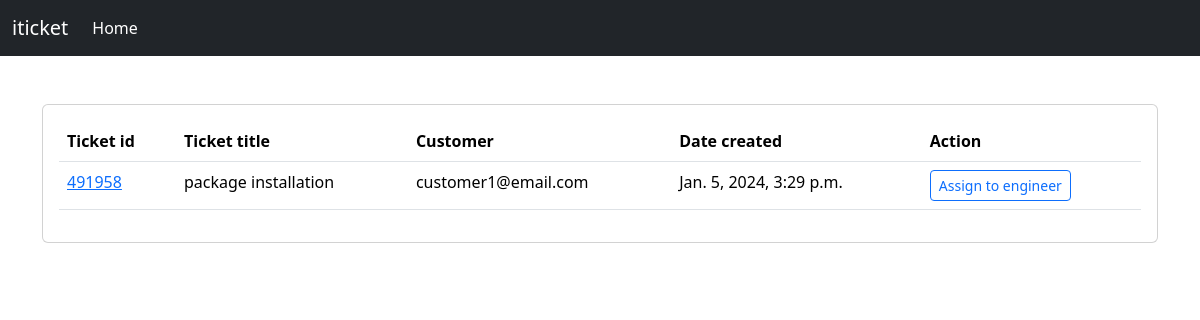
Page /ticket/ticket-queue/ on the earlier database version.
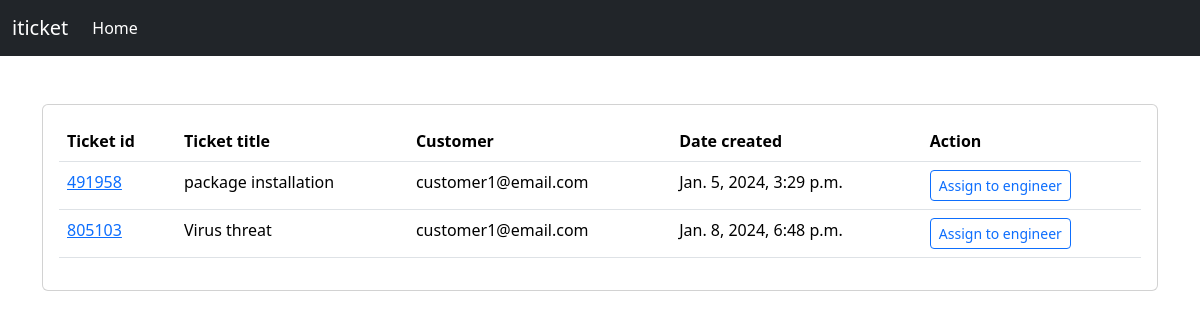
Same page on the later database version.
### ticket/models.py (models this page shows)
class Ticket(models.Model):
    customer = models.ForeignKey(User, on_delete=models.CASCADE)
    engineer = models.ForeignKey(User, on_delete=models.DO_NOTHING, related_name='engineer', null=True, blank=True)
    ticket_id = models.CharField(max_length=15, unique=True)
    ticket_title = models.CharField(max_length=50)
    ticket_description = models.TextField()
    status = models.CharField(max_length=20, choices=CHOICES, default='Pending')
    created_on = models.DateTimeField(auto_now_add=True)
    last_modified = models.DateTimeField(auto_now=True)
    is_resolved = models.BooleanField(default=False)
    severity = models.CharField(max_length=5, choices=(('A', 'A'), ('B', 'B')), default='B')
    is_assigned_to_engineer = models.BooleanField(default=False)
    resolution_steps = models.TextField(blank=True, null=True)

### accounts/models.py (models this page shows)
class User(AbstractUser):
    is_customer = models.BooleanField(default=False)
    is_engineer = models.BooleanField(default=False)
    email = models.EmailField(unique=True)

### ticket/views.py (the view)
# urls.py: path('ticket-queue/', views.ticket_queue, name='ticket-queue'),
def ticket_queue(request):
    tickets = Ticket.objects.filter(is_assigned_to_engineer=False)
    context = {'tickets':tickets}
    return render(request, 'ticket/ticket_queue.html', context)

### templates/ticket/ticket_queue.html
{% extends 'base.html' %}
{% block content %}
<div class="card">
    <div class="card-body">
        <table class="table">
            <thead>
                <tr>
                    <th scope="col">Ticket id</th>
                    <th scope="col">Ticket title</th>
                    <th scope="col">Customer</th>
                    <th scope="col">Date created</th>
                    <th scope="col">Action</th>
                </tr>
            </thead>
            <tbody>
                {% for ticket in tickets %}
                <tr>
                    <td><a href="{% url 'ticket-details' ticket.ticket_id %}">{{ticket.ticket_id}}</a></td>
                    <td>{{ticket.ticket_title}}</td>
                    <td>{{ticket.customer}}</td>
                    <td>{{ticket.created_on}}</td>
                    <td><a href="{% url 'assign-ticket' ticket.ticket_id %}" class="btn btn-outline-primary btn-sm">Assign to engineer</a></td>
                </tr>
                {% endfor %}
            </tbody>
        </table>
    </div>
</div>
{% endblock content %}

Differences in the rows shown:
added Ticket: ticket_id "805103", ticket_title "Virus threat", customer "customer1@email.com", created_on "Jan. 8, 2024, 6:48 p.m."
